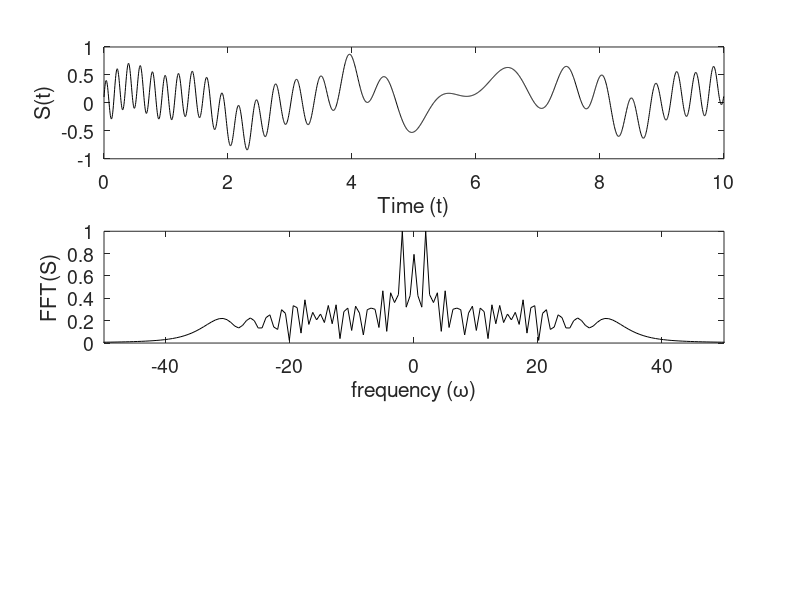
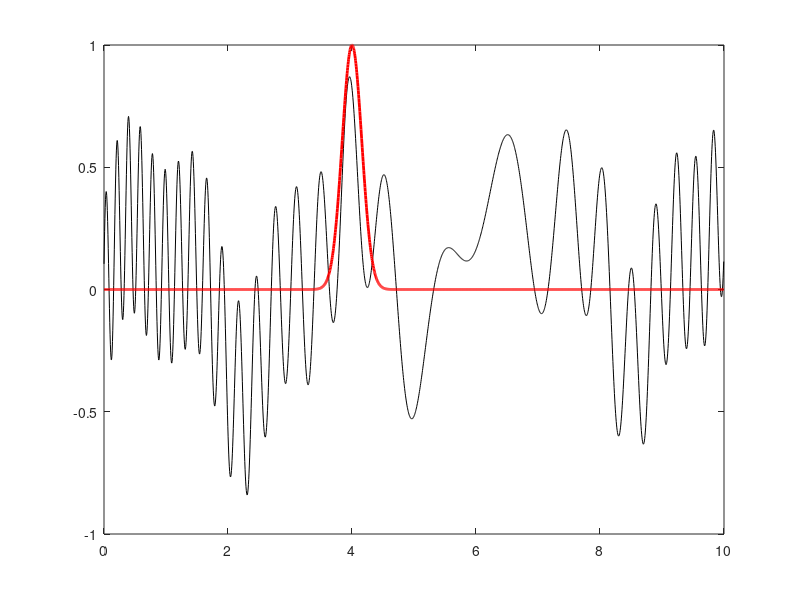
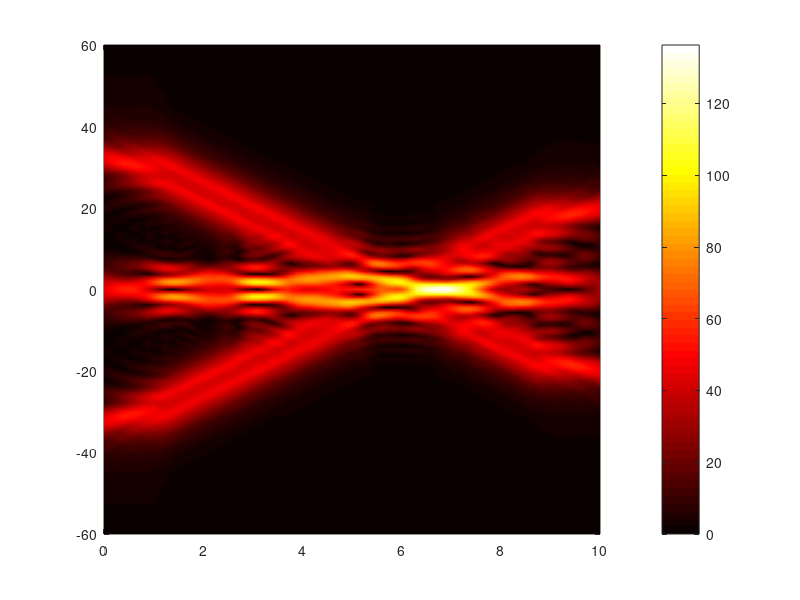
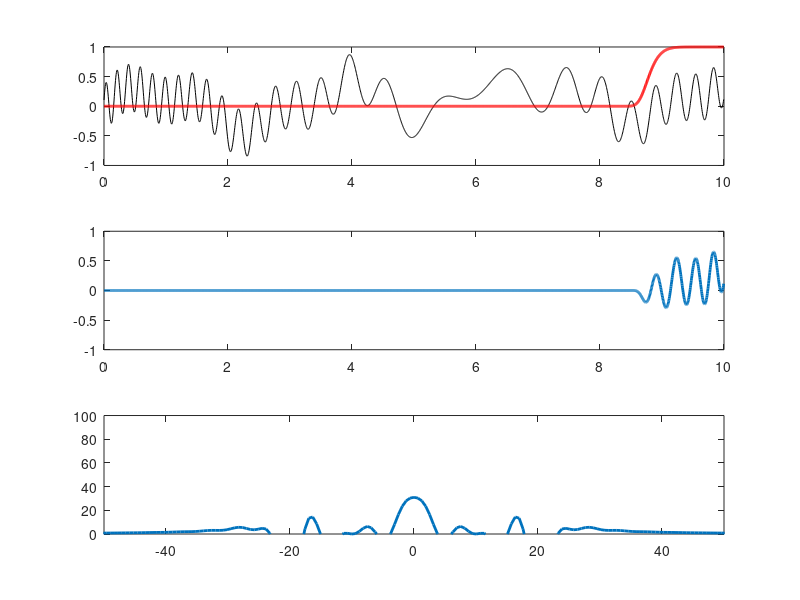

MATLAB code for these plots, in order:
%% 1-20-2016 - Code from AMATH 582 Lecture 6
clear all; close all;clc

L = 10; n=2048;
t2 = linspace(0,L,n+1); t=t2(1:n);

% define k vector in shifted space 
k = (2*pi/L)*[0:(n/2)-1 -n/2:-1];

% undo shift with fftshift 
ks = fftshift(k); 

% look at signal
S = (3*sin(2*t)+0.5*tanh(0.5*(t-3))+0.2*exp(-(t-4).^2)...
    +1.5*sin(5*t)+4*cos(3*(t-6).^2))/10+(t/20).^3;
St = fft(S);

figure(1)
subplot(3,1,1) % time domain
plot(t,S,'k')
set(gca,'Fontsize',[14]),
xlabel('Time (t)'), ylabel('S(t)')

subplot(3,1,2) % Fourier domain
plot(ks,abs(fftshift(St))/max(abs(St)),'k');
axis([-50 50 0 1])
set(gca,'Fontsize',[14])
xlabel('frequency (\omega)'),ylabel('FFT(S)')

%% filter 
% domain goes from 0-> 10

% start with gaussian centered at 4
g = exp(-20*(t-4).^2);
figure(3), plot(t,S,'k',t,g,'r','Linewidth',[2])

% super gaussian? 
g = exp(-2*(t-4).^10);
figure(4), plot(t,S,'k',t,g,'r','Linewidth',[2])


% slide and filter!

figure(5)

Spec = [];
tslide = 0:0.1:10;

for j=1:length(tslide)
    g = exp(-0.1*(t-tslide(j)).^10);
    % draw now tells you to DRAW IT RIGHT NOW!!!!!
%     plot(t,g), drawnow

    subplot(3,1,1)
    plot(t,S,'k',t,g,'r','Linewidth',[2])
    
    Sf = g.*S;
    
    % this here is the frequency content for a given window!
    Sft = fftshift(fft(Sf));
    Spec = [Spec; Sft];
    
    subplot(3,1,2)
    plot(t,Sf,'Linewidth',[2])
    axis([0 10 -1 1])
    
    subplot(3,1,3)
    plot(ks,Sft,'Linewidth',[2]), axis([-50 50 0 100])

    drawnow
end

%% spectrogram plot
figure(4)
pcolor(tslide,ks,abs(Spec).'), shading interp 
colormap('hot')
colorbar
axis([0 10 -60 60])